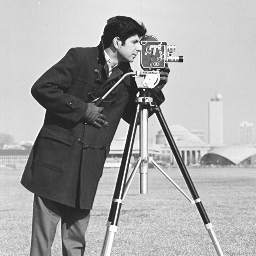
%> input picture cman.pgm, 256 x 256 px
$ octave Q1.m   (GNU Octave 9; MATLAB toolbox functions it lacks are replaced by stand-ins)
%> lines starting %> are read from the running program, lines starting %| are printed output that depends on the picture
%> further down, img is the input picture: size 256x256 uint8; min 22, max 255, mean 166.9
### myDFT.m
function [ft, log_magnitude, phase_img] = myDFT(img, fast)
%DFT Summary of this function goes here
%   Detailed explanation goes here

% just to handle default parameter
if nargin < 2
    fast = 1;
end

[r, c] = size(img);
%> r = 256; c = 256
img = double(img);
%> img: size 256x256 double
ft = complex(zeros(r, c), 0);

% matrix based fast implemenation of fourier transform
if fast == 1
    col_basis_matrix = exp((-2*pi*1i/c)*(0:c-1)'*(0:c-1)); % creating column basis matrix
    row_basis_matrix = exp((-2*pi*1i/r)*(0:r-1)'*(0:r-1)); % creating row basis matrix
    ft = row_basis_matrix * img * col_basis_matrix;
    log_magnitude = log(1 + abs(ft));
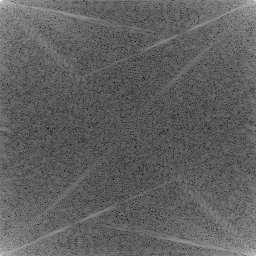
%> log_magnitude: size 256x256 double; min 3.04, max 16.21, mean 8.02; drawn with min black and max white
    phase_img = atan2(imag(ft), real(ft));
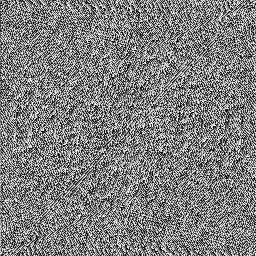
%> phase_img: size 256x256 double; min -3.14, max 3.14, mean 4.79e-05; drawn with min black and max white
    return
end

% naive loop based implementation
for u=1:r
    for v=1:c
        for x=1:r
            for y=1:c
                ft(u, v) = ft(u, v) + (double(img(x,y)) * exp(-1i*2*pi*((u*x/r)+(v*y/c))));
            end
        end
    end
end

log_magnitude = log(1 + abs(ft));
phase_img = atan2(imag(ft), real(ft));

end

### Q1.m
img = imread('cman.pgm');

[ft, log_magnitude, phase_img] = myDFT(img);

subplot(1, 3, 1); imshow(img, []); title("Original Image"); imwrite(img, 'q1_1.jpg');
subplot(1, 3, 2); imshow(fftshift(log_magnitude), []); title("Log Magnitude of DFT"); imwrite(im2uint8(log_magnitude/20), 'q1_2.jpg');
%> after `imshow(fftshift(log_magnitude), [])`:
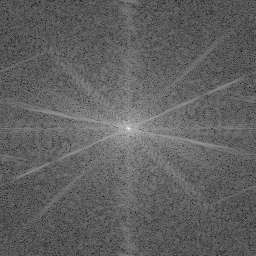
%> displayed picture: size 256x256, on the screen's scale of 0 to 255; min 0, max 255, mean 96.5
subplot(1, 3, 3); imshow(fftshift(phase_img), []); title("Phase Image"); imwrite(phase_img, 'q1_3.jpg');
%> after `imshow(fftshift(phase_img), [])`:
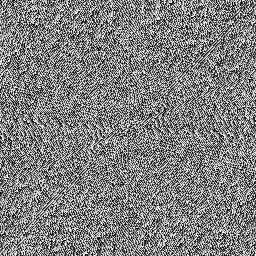
%> displayed picture: size 256x256, on the screen's scale of 0 to 255; min 0, max 255, mean 127.5
%> after `imwrite(phase_img, 'q1_3.jpg')`:
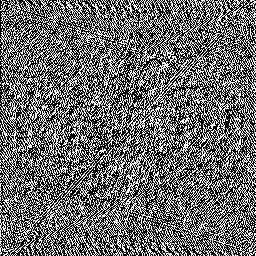
%> saved as q1_3.jpg: size 256x256 uint8; min 0, max 255, mean 107.2
